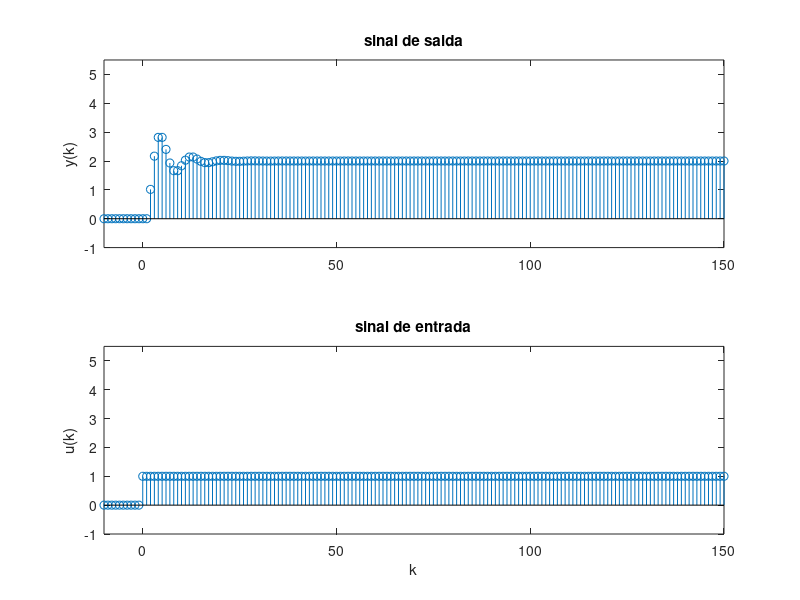

Write the MATLAB code that produced this figure.
clear u k y L

% complete o comando seguinte com os valores
% que lhe foram indicados:
A1= 1.1314
A2= -0.64
B1= 1.0172

function [sinal,k]=degrau(k)
	sinal=1*(k>=0);
end

k=-10:150;
u=degrau(k);
%inicializacao de sistema (inicialmente em repouso)
y=zeros(size(k));

L=length(k);
for ind=3:L
	y(ind) = A1*y(ind-1) + A2*y(ind-2) + B1*u(ind-2);
end

figure(1)
subplot(211)
stem(k,y)
axis([-10 150  -1  5.5])
ylabel('y(k)')
title('sinal de saida')
subplot(212)
stem(k,u)
axis([-10 150  -1  5.5])
ylabel('u(k)')
xlabel('k')
title('sinal de entrada')
